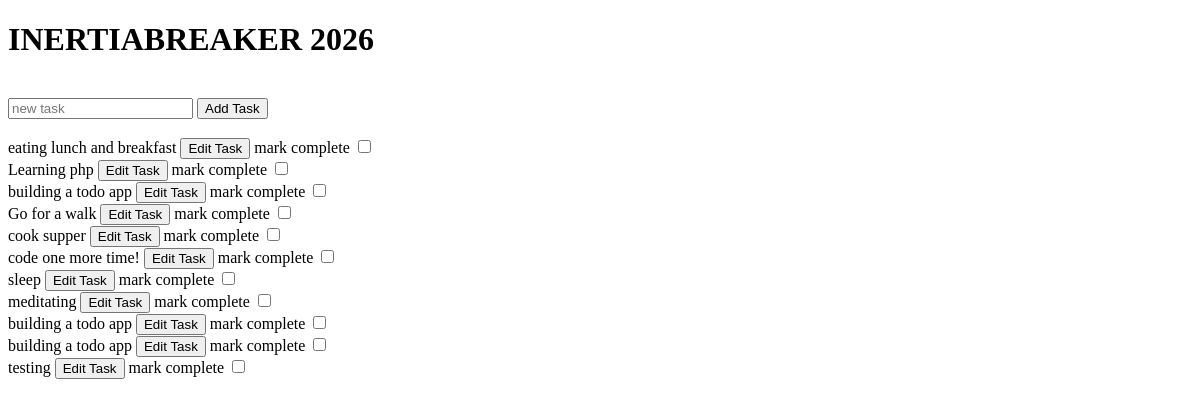
Before: / with the older database file.
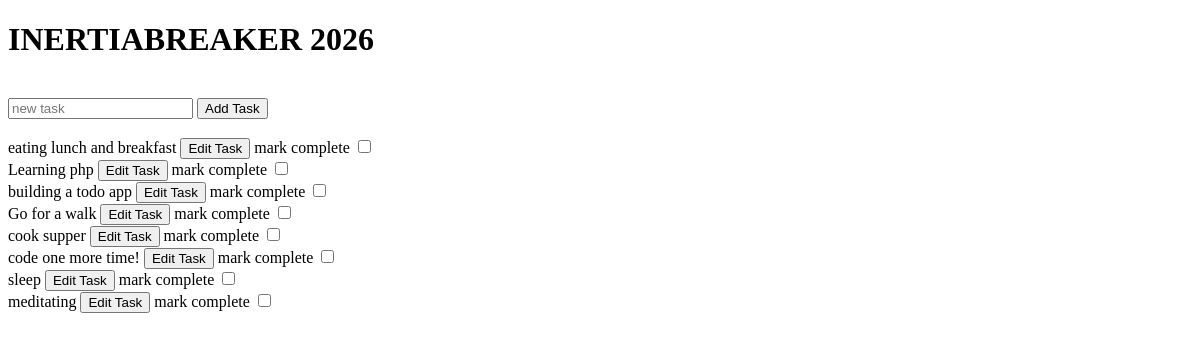
After: the same page with the newer database file.
### tables this page shows
CREATE TABLE tasks(
            id INTEGER PRIMARY KEY,
            title TEXT NOT NULL,
            is_complete INTEGER DEFAULT 0,
            created_at TIMESTAMP DEFAULT CURRENT_TIMESTAMP
        );

### index.php (the view, shortened to what this page needs)
<?php
require_once __DIR__ . '/dbConfig.php';
$tasks="SELECT * FROM tasks";
$sql=$connection->prepare($tasks);
$sql->execute();
$sql->setFetchMode(PDO::FETCH_ASSOC);
$allTasks=$sql->fetchAll();
?>
<!DOCTYPE html>
<html lang="en">
<head>
</head>
<body>
   <h1>INERTIABREAKER 2026</h1><br>
    <form action="src/createTask.php" method="post">
      <input type="text" name="task" placeholder="new task" required>
      <button type="submit">Add Task</button><br>
    </form>
    <br>
     <?php
      foreach ($allTasks as $row){
        echo "<div>
         <label>" . $row["title"] . "</label>
         <form action='/src/deleteTask.php' method='post' style='display:inline'>
          <input type='hidden' name='task_id' value='".$row["id"]."'><button type='submit'>Edit Task</button>
          </form>
         <form action='/src/UpdateTask.php' method='post' style='display:inline'> mark complete
          <input type='hidden' name='task_id' value='".$row["id"]."'>
          <input type='checkbox' onchange='this.form.submit()'>
          </form>
        </div> \n";
      }
      ?>
</body>
</html>

Changed rows visible on the page:
removed tasks: title "building a todo app"
removed tasks: title "building a todo app"
removed tasks: title "testing"
